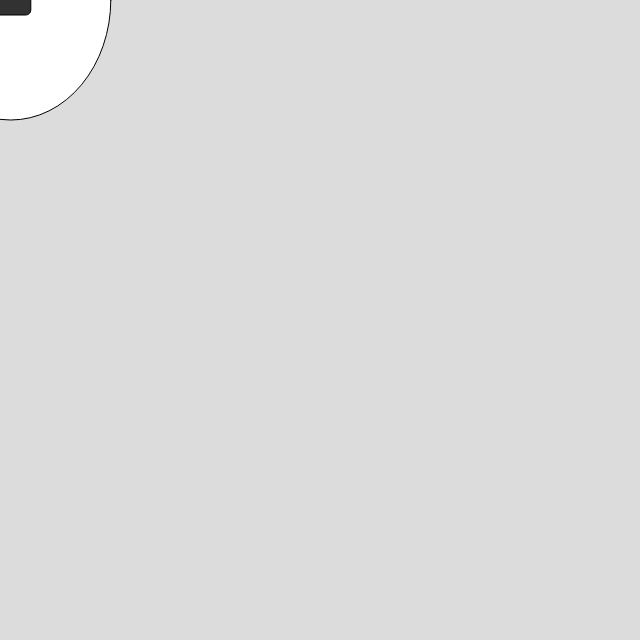
Frame 1 (no input)
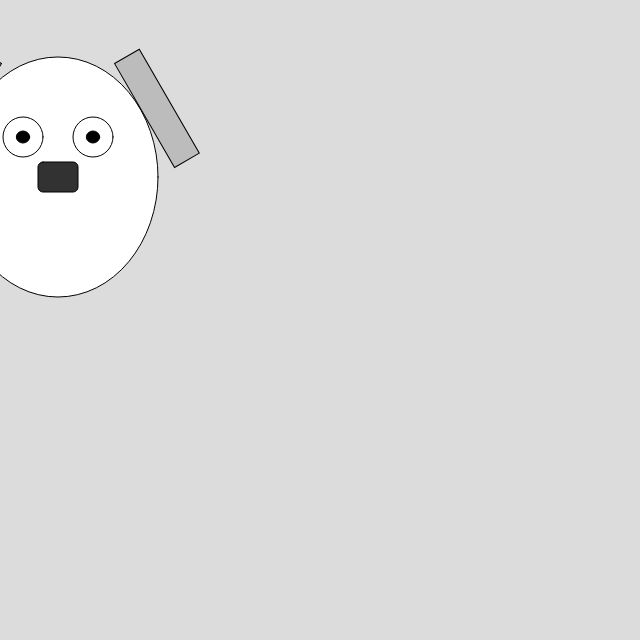
Frame 60 (no input)
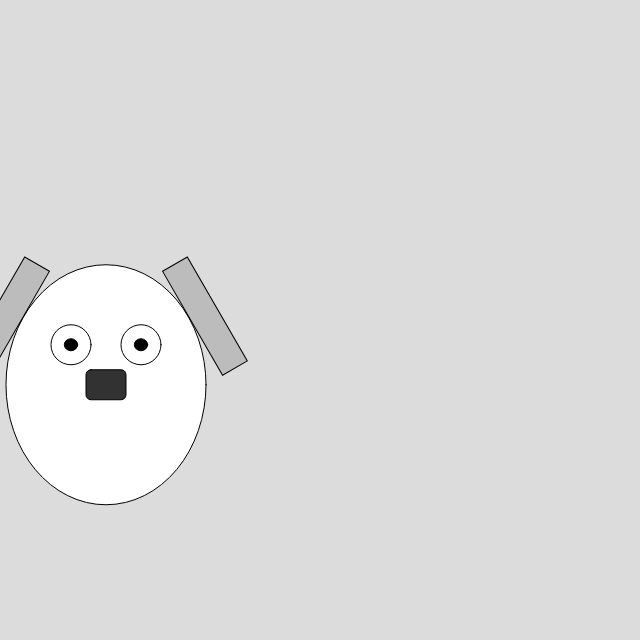
Frame 120 (the mouse pressed at the canvas centre since frame 60)

The p5.js sketch that drew these frames (run headless with seeded random() and noise() and a simulated clock; from frame 60 on, the mouse is pressed at the canvas centre):

// p5.js sketch
// ── sketch.js
var fido = {
	x: 10,
	y: 0,
	w: 200,
	h: 240,
	xspeed: .8,
	yspeed: 0,
	gravity: .1,
	xdir: 1,
	ydir: 1, 
	damp: -.85
}

function setup() { 
 	 createCanvas(640, 640);
	
} 

function draw() { 
	background(220)
	ellipseMode(CENTER);
	rectMode(CENTER);

	move();
	bounce();
	head();
	eyes();
	nose();
	ears();
}

function move() {
	fido.y = fido.y + fido.yspeed;

	fido.yspeed = fido.yspeed + fido.gravity;

	fido.x = fido.x + fido.xspeed * fido.xdir;
}

function bounce() {
	// this works without checking if xdir > 0.  
	// not sure why it's necessary
	if (fido.x > width - fido.w/2 && fido.xdir > 0) {
		fido.x = width - fido.w/2;
		fido.xdir *= -1;
	}

	if (fido.x < fido.w/2 && fido.xdir < 0) {
		fido.x = fido.w/2;
		fido.xdir *= -1;
	}

	if (fido.y > height - fido.h/2) {
		fido.y = height - fido.h/2;
		fido.yspeed *= fido.damp;
	}
}

function head() {
	fill(255); 
	ellipse(fido.x, fido.y, fido.w, fido.h);
}

function eyes() {
	//eyes
	ellipse(fido.x - 35, fido.y - 40, 
	      fido.w/5, fido.h/6);
	ellipse(fido.x + 35, fido.y - 40, 
	      fido.w/5, fido.h/6);

	//pupils
	fill(0);
	ellipse(fido.x - 35, fido.y - 40, 
	      fido.w/15, fido.h/20);
	ellipse(fido.x + 35, fido.y - 40, 
	      fido.w/15, fido.h/20);
}

function nose() {
	//nose
	fill(50);
	rect(fido.x, fido.y, fido.w/5, fido.h/8, 5);

}

function ears() {
	//ears
	fill(100, 100, 100, 67);
	push();
		translate(fido.x, fido.y);
		rotate(PI / 6.0);
		rect(-120, -10, fido.w/7, fido.h/2);
	pop();

	push();
		translate(fido.x, fido.y);
		rotate(PI / -6.0);
		rect(120, -10, fido.w/7, fido.h/2);
	pop();
  
}
